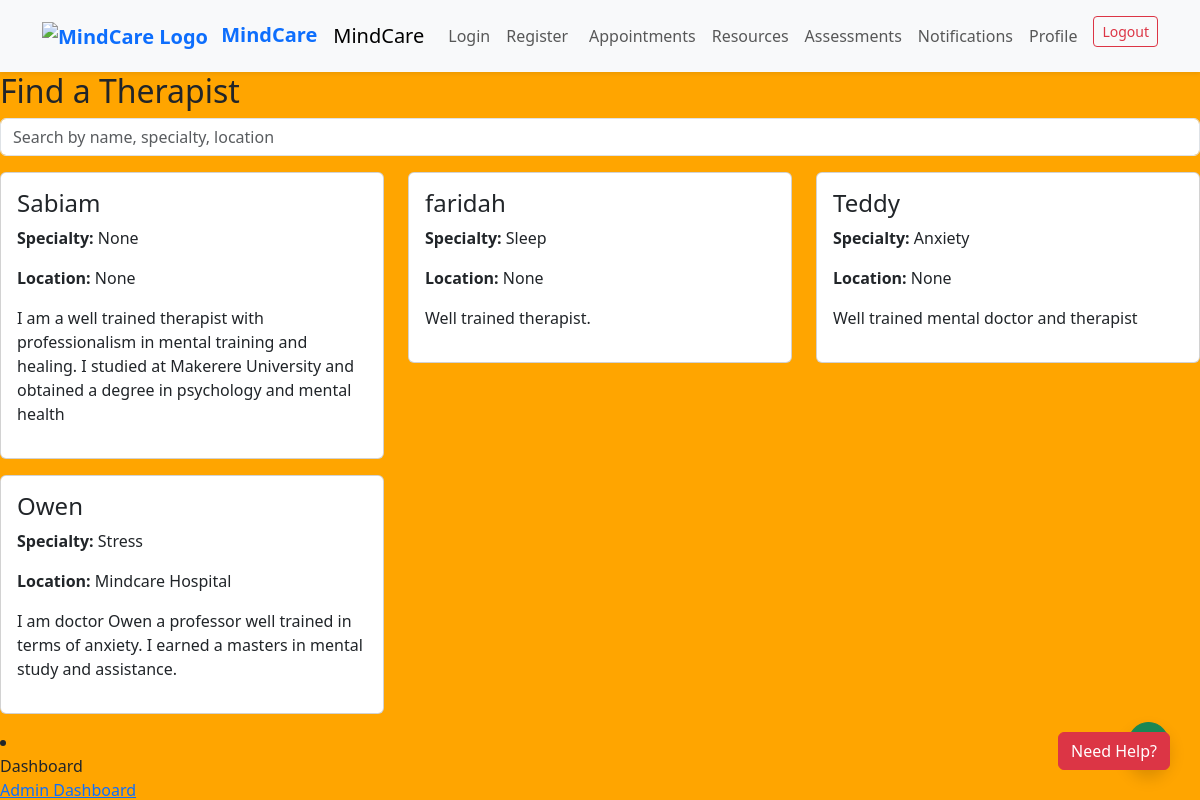
/therapists/, run on the app's committed database.
### core/models.py (models this page shows)
class CustomUser(AbstractUser):
    ROLE_CHOICES = (
        ('admin', 'Admin'),
        ('therapist', 'Therapist'),
        ('client', 'Client'),
    )
    role = models.CharField(max_length=10, choices=ROLE_CHOICES, default='client')
    specialty = models.CharField(max_length=100, blank=True, null=True)
    location = models.CharField(max_length=100, blank=True, null=True)
    bio = models.TextField(blank=True, null=True)
    image = models.ImageField(upload_to='profile_images/', blank=True, null=True)

### core/views.py (the view)
# urls.py: path('therapists/', therapist_directory, name='therapist_directory'),
def therapist_directory(request):
    therapists = CustomUser.objects.filter(role='therapist')
    query = request.GET.get('q')
    if query:
        therapists = therapists.filter(
            Q(username__icontains=query) |
            Q(specialty__icontains=query) |
            Q(location__icontains=query)
        )
    return render(request, 'core/therapist_directory.html', {'therapists': therapists})

### core/templates/core/therapist_directory.html (shortened to what this page needs)
{% extends 'base.html' %}
{% block content %}
<h2>Find a Therapist</h2>
<form method="get" class="mb-3">
  <input type="text" name="q" placeholder="Search by name, specialty, location" class="form-control">
</form>
<div class="row">
  {% for t in therapists %}
    <div class="col-md-4 mb-3">
      <div class="card p-3">
        <h4>{{ t.username }}</h4>
        <p><strong>Specialty:</strong> {{ t.specialty }}</p>
        <p><strong>Location:</strong> {{ t.location }}</p>
        <p>{{ t.bio }}</p>
      </div>
    </div>
  {% endfor %}
</div>
{% endblock %}

### core/static/css/style.css (style rules this page uses)
body { background-color: orange; font-family: 'Segoe UI', sans-serif; }

### data on the page
CustomUser: username "Sabiam", specialty "None", location "None", bio "I am a well trained therapist with professionalism in mental training and healing. I studied at Makerere University and obtained a degree in psychology and mental health"
CustomUser: username "faridah", specialty "Sleep", location "None", bio "Well trained therapist."
CustomUser: username "Teddy", specialty "Anxiety", location "None", bio "Well trained mental doctor and therapist"
CustomUser: username "Owen", specialty "Stress", location "Mindcare Hospital", bio "I am doctor Owen a professor well trained in terms of anxiety. I earned a masters in mental study and assistance."
